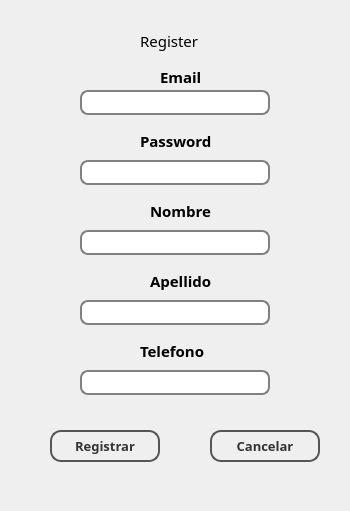
<?xml version="1.0" encoding="UTF-8"?>
<ui version="4.0">
 <class>RegisterForm</class>
 <widget class="QWidget" name="RegisterForm">
  <property name="geometry">
   <rect>
    <x>0</x>
    <y>0</y>
    <width>350</width>
    <height>511</height>
   </rect>
  </property>
  <property name="minimumSize">
   <size>
    <width>350</width>
    <height>511</height>
   </size>
  </property>
  <property name="maximumSize">
   <size>
    <width>350</width>
    <height>511</height>
   </size>
  </property>
  <property name="windowTitle">
   <string>Mi Deporte Movil</string>
  </property>
  <property name="windowIcon">
   <iconset resource="img.qrc">
    <normaloff>:/img/ico2.ico</normaloff>:/img/ico2.ico</iconset>
  </property>
  <widget class="QLineEdit" name="leEmail">
   <property name="geometry">
    <rect>
     <x>80</x>
     <y>90</y>
     <width>190</width>
     <height>25</height>
    </rect>
   </property>
   <property name="styleSheet">
    <string notr="true">#leEmail{
	padding: 1px;
	border-style: solid;
	border: 2px solid gray;
	border-radius: 8px;
}</string>
   </property>
  </widget>
  <widget class="QLineEdit" name="lePassword">
   <property name="geometry">
    <rect>
     <x>80</x>
     <y>160</y>
     <width>190</width>
     <height>25</height>
    </rect>
   </property>
   <property name="styleSheet">
    <string notr="true">#lePassword{
	padding: 1px;
	border-style: solid;
	border: 2px solid gray;
	border-radius: 8px;
}</string>
   </property>
   <property name="echoMode">
    <enum>QLineEdit::Password</enum>
   </property>
  </widget>
  <widget class="QLineEdit" name="lePhone">
   <property name="geometry">
    <rect>
     <x>80</x>
     <y>370</y>
     <width>190</width>
     <height>25</height>
    </rect>
   </property>
   <property name="styleSheet">
    <string notr="true">#lePhone{
	padding: 1px;
	border-style: solid;
	border: 2px solid gray;
	border-radius: 8px;
}</string>
   </property>
  </widget>
  <widget class="QLineEdit" name="leFirstName">
   <property name="geometry">
    <rect>
     <x>80</x>
     <y>230</y>
     <width>190</width>
     <height>25</height>
    </rect>
   </property>
   <property name="styleSheet">
    <string notr="true">#leFirstName{
	padding: 1px;
	border-style: solid;
	border: 2px solid gray;
	border-radius: 8px;
}</string>
   </property>
  </widget>
  <widget class="QLineEdit" name="leLastName">
   <property name="geometry">
    <rect>
     <x>80</x>
     <y>300</y>
     <width>190</width>
     <height>25</height>
    </rect>
   </property>
   <property name="styleSheet">
    <string notr="true">#leLastName{
	padding: 1px;
	border-style: solid;
	border: 2px solid gray;
	border-radius: 8px;
}</string>
   </property>
  </widget>
  <widget class="QLabel" name="label">
   <property name="geometry">
    <rect>
     <x>160</x>
     <y>70</y>
     <width>47</width>
     <height>13</height>
    </rect>
   </property>
   <property name="font">
    <font>
     <family>Adobe Myungjo Std M</family>
     <pointsize>11</pointsize>
     <weight>75</weight>
     <bold>true</bold>
    </font>
   </property>
   <property name="text">
    <string>Email</string>
   </property>
  </widget>
  <widget class="QLabel" name="label_2">
   <property name="geometry">
    <rect>
     <x>140</x>
     <y>130</y>
     <width>81</width>
     <height>21</height>
    </rect>
   </property>
   <property name="font">
    <font>
     <family>Adobe Myungjo Std M</family>
     <pointsize>11</pointsize>
     <weight>75</weight>
     <bold>true</bold>
    </font>
   </property>
   <property name="text">
    <string>Password</string>
   </property>
  </widget>
  <widget class="QLabel" name="label_3">
   <property name="geometry">
    <rect>
     <x>150</x>
     <y>200</y>
     <width>71</width>
     <height>21</height>
    </rect>
   </property>
   <property name="font">
    <font>
     <family>Adobe Myungjo Std M</family>
     <pointsize>11</pointsize>
     <weight>75</weight>
     <bold>true</bold>
    </font>
   </property>
   <property name="text">
    <string>Nombre</string>
   </property>
  </widget>
  <widget class="QLabel" name="label_4">
   <property name="geometry">
    <rect>
     <x>150</x>
     <y>270</y>
     <width>71</width>
     <height>21</height>
    </rect>
   </property>
   <property name="font">
    <font>
     <family>Adobe Myungjo Std M</family>
     <pointsize>11</pointsize>
     <weight>75</weight>
     <bold>true</bold>
    </font>
   </property>
   <property name="text">
    <string>Apellido</string>
   </property>
  </widget>
  <widget class="QLabel" name="label_5">
   <property name="geometry">
    <rect>
     <x>140</x>
     <y>340</y>
     <width>71</width>
     <height>21</height>
    </rect>
   </property>
   <property name="font">
    <font>
     <family>Adobe Myungjo Std M</family>
     <pointsize>11</pointsize>
     <weight>75</weight>
     <bold>true</bold>
    </font>
   </property>
   <property name="text">
    <string>Telefono</string>
   </property>
  </widget>
  <widget class="QPushButton" name="pbRegister">
   <property name="geometry">
    <rect>
     <x>50</x>
     <y>430</y>
     <width>110</width>
     <height>32</height>
    </rect>
   </property>
   <property name="font">
    <font>
     <family>Adobe Myungjo Std M</family>
     <pointsize>10</pointsize>
     <weight>75</weight>
     <bold>true</bold>
    </font>
   </property>
   <property name="styleSheet">
    <string notr="true">#pbRegister {
	color: #333;
	border: 2px solid #555;
	border-radius: 11px;
	padding: 5px;
	background: qradialgradient(cx: 0.3, cy: -0.4,
	fx: 0.3, fy: -0.4,
	radius: 1.35, stop: 0 #fff, stop: 1 #888);
	min-width: 80px;
}
#pbRegister:hover {
	background: qradialgradient(cx: 0.3, cy: -0.4,
	fx: 0.3, fy: -0.4,
	radius: 1.35, stop: 0 #fff, stop: 1 #bbb);
}
#pbRegister:pressed {
	background: qradialgradient(cx: 0.4, cy: -0.1,
	fx: 0.4, fy: -0.1,
	radius: 1.35, stop: 0 #fff, stop: 1 #ddd);
}</string>
   </property>
   <property name="text">
    <string>Registrar</string>
   </property>
  </widget>
  <widget class="QLabel" name="label_6">
   <property name="geometry">
    <rect>
     <x>140</x>
     <y>30</y>
     <width>91</width>
     <height>21</height>
    </rect>
   </property>
   <property name="font">
    <font>
     <family>Castellar</family>
     <pointsize>11</pointsize>
    </font>
   </property>
   <property name="text">
    <string>Register</string>
   </property>
  </widget>
  <widget class="QPushButton" name="btnCancelar">
   <property name="geometry">
    <rect>
     <x>210</x>
     <y>430</y>
     <width>110</width>
     <height>32</height>
    </rect>
   </property>
   <property name="font">
    <font>
     <family>Adobe Myungjo Std M</family>
     <pointsize>10</pointsize>
     <weight>75</weight>
     <bold>true</bold>
    </font>
   </property>
   <property name="styleSheet">
    <string notr="true">#btnCancelar {
	color: #333;
	border: 2px solid #555;
	border-radius: 11px;
	padding: 5px;
	background: qradialgradient(cx: 0.3, cy: -0.4,
	fx: 0.3, fy: -0.4,
	radius: 1.35, stop: 0 #fff, stop: 1 #888);
	min-width: 80px;
}
#btnCancelar:hover {
	background: qradialgradient(cx: 0.3, cy: -0.4,
	fx: 0.3, fy: -0.4,
	radius: 1.35, stop: 0 #fff, stop: 1 #bbb);
}
#btnCancelar:pressed {
	background: qradialgradient(cx: 0.4, cy: -0.1,
	fx: 0.4, fy: -0.1,
	radius: 1.35, stop: 0 #fff, stop: 1 #ddd);
}</string>
   </property>
   <property name="text">
    <string>Cancelar</string>
   </property>
  </widget>
  <widget class="QLabel" name="label_7">
   <property name="geometry">
    <rect>
     <x>0</x>
     <y>0</y>
     <width>350</width>
     <height>511</height>
    </rect>
   </property>
   <property name="text">
    <string/>
   </property>
   <property name="pixmap">
    <pixmap resource="img.qrc">:/img/register1.png</pixmap>
   </property>
   <property name="scaledContents">
    <bool>true</bool>
   </property>
  </widget>
  <zorder>label_7</zorder>
  <zorder>leEmail</zorder>
  <zorder>lePassword</zorder>
  <zorder>lePhone</zorder>
  <zorder>leFirstName</zorder>
  <zorder>leLastName</zorder>
  <zorder>label</zorder>
  <zorder>label_2</zorder>
  <zorder>label_3</zorder>
  <zorder>label_4</zorder>
  <zorder>label_5</zorder>
  <zorder>pbRegister</zorder>
  <zorder>label_6</zorder>
  <zorder>btnCancelar</zorder>
 </widget>
 <tabstops>
  <tabstop>leEmail</tabstop>
  <tabstop>lePassword</tabstop>
  <tabstop>leFirstName</tabstop>
  <tabstop>leLastName</tabstop>
  <tabstop>lePhone</tabstop>
  <tabstop>pbRegister</tabstop>
 </tabstops>
 <resources>
  <include location="img.qrc"/>
 </resources>
 <connections/>
</ui>
